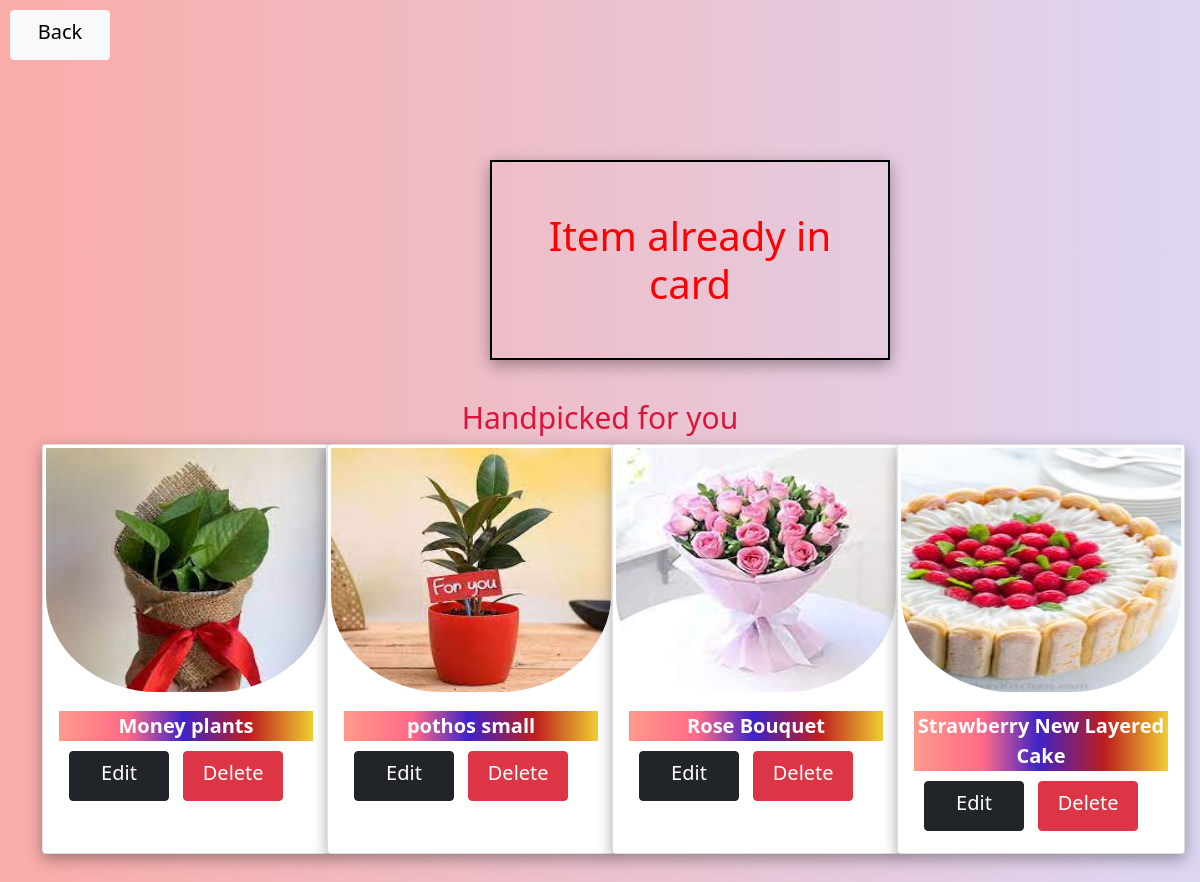
The page /main_app/recoadmindisplay/ on the database its author committed.
### main_app/models.py (models this page shows, shortened)
class recommendedmodel(models.Model):
    pdtreconame=models.CharField(max_length=50)
    pdtrecoimage=models.FileField(upload_to='main_app/static')

### main_app/views.py (the view)
# urls.py: path('recoadmindisplay/',recoadmindisplay),
def recoadmindisplay(request):
    s=recommendedmodel.objects.all()
    id1=[]
    rd=[]
    fd=[]
    for i in s:
        id2=i.id
        id1.append(id2)
        g=i.pdtreconame
        rd.append(g)
        h=str(i.pdtrecoimage).split('/')[-1]
        fd.append(h)
    pa=zip(id1,rd,fd)
    return render(request,'recoadmindisplay.html',{'pa':pa})

### main_app/templates/recoadmindisplay.html (shortened to what this page needs)
<!DOCTYPE html>
{% load static %}
<html lang="en">
<head>
    <link href="https://cdn.jsdelivr.net/npm/bootstrap@5.0.2/dist/css/bootstrap.min.css" rel="stylesheet">
</head>
<body>
<div>
    <a href="http://127.0.0.1:8000/main_app/adminprofile/" class="btn btn-light">Back</a>
</div>
<div class="re">
    <div class="container">
        <div class="row">
            <div class="col-12">
                <h1>Item already in card</h1>
            </div>
        </div>
    </div>
</div>
<div class="firrow">
        <div class="container">
            <h3>Handpicked for you</h3>
            <div class="row">
                 {% for h,i,j in pa %}
                <div class="col-3">
                    <div class="card" style="width: 18rem;">
                    <img src="{% static j %}" class="card-img-top">
                        <div class="card-body">
                            <b><p class="card-text">{{i}}</p></b>
                            <a href=" http://127.0.0.1:8000/main_app/recoadminedits/{{h}}" class="btn btn-dark">Edit</a>
                            <a href="http://127.0.0.1:8000/main_app/recoadmindeletes/{{h}}" class="btn btn-danger">Delete</a>
                        </div>
                    </div>
            </div>
             {% endfor %}
        </div>
    </div>
</div>
</body>
</html>

### main_app/templates/recoadmindisplay.html (style rules this page uses)
* { padding:0px; margin:0px; box:border-box; }
body { background-color: #FAACA8; background-image: linear-gradient(90deg, #FAACA8 0%, #DDD6F3 100%); }
.re { margin-top:100px; border:2px solid black; height:200px; width:400px; margin-left:490px; box-shadow: rgba(0, 0, 0, 0.35) 0px 5px 15px; }
h1 { text-align:center; font-size:40px; margin-top:50px; color:red; }
.firrow { margin-top:40px; height:600px; width:100%; }
h3 { text-align:center; color:crimson; font-size:30px; }
img { height:250px; width:300px; border-radius:40% 40%; border:3px solid white; }
.card-text { text-align:center; font-size:20px; color:#ffff; background-color: #FF9A8B; background-image: linear-gradient(90deg, #FF9A8B 0%, #FF6A88 27%, #3e23c8 49%, #bd1e1e 75%, #efcf33 100%); }
.card { height:410px; width:300px; box-shadow: rgba(0, 0, 0, 0.35) 0px 5px 15px; }
.btn { margin-top:10px; width:100px; height:50px; font-size:20px; margin-left:10px; }

### rows shown on the page
recommendedmodel: pa "Money plants"
recommendedmodel: pa "pothos small"
recommendedmodel: pa "Rose Bouquet"
recommendedmodel: pa "Strawberry New Layered Cake"
